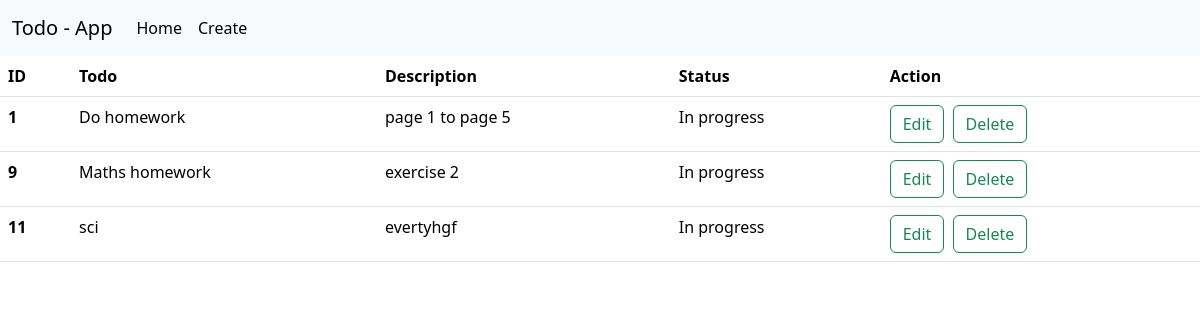
Page /home/ on the earlier database version.
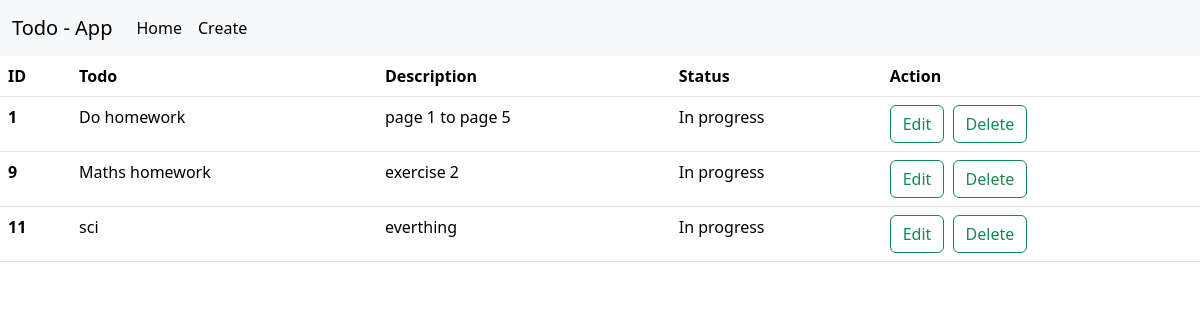
Same page on the later database version.
### base/models.py (models this page shows)
class Todo(models.Model):
    name = models.CharField(max_length=300)
    description = models.TextField()
    status = models.CharField(max_length = 300)
    checkbox = models.BooleanField(default=False)

### base/views.py (the view)
# urls.py: 2. Add a URL to urlpatterns:  path('', views.home, name='home')
def home(request):
    todo_objects = Todo.objects.all()
    data = {'todos':todo_objects}
    return render(request , 'index.html',context = data)

### templates/index.html (shortened to what this page needs)
<!DOCTYPE html>
<html lang="en">
<head>
    <link href="https://cdn.jsdelivr.net/npm/bootstrap@5.3.2/dist/css/bootstrap.min.css" rel="stylesheet">
</head>
<body>
    {% include "nav.html"%}
    <table class="table">
        <thead>
          <tr>
            <th scope="col">ID</th>
            <th scope="col">Todo</th>
            <th scope="col">Description</th>
            <th scope="col">Status</th>
            <th scope="col">Action</th>
          </tr>
        </thead>
        <tbody>
          {% for todo in todos %}
            <tr>
              <th scope="row">{{todo.id}}</th>
              <td>{{todo.name}}</td>
              <td>{{todo.description}}</td>
              <td>{{todo.status}}</td>
              <td><a class="btn btn-outline-success" aria-current="page" href="{% url 'edit' pk=todo.id %}">Edit</a>&nbsp; <a class="btn btn-outline-success" aria-current="page" href="{% url 'create' %}">Delete</a> </td>
            </tr>
          {% endfor %}
        </tbody>
      </table>
</body>
</html>

Differences in the rows shown:
changed Todo "sci": description "evertyhgf" → "everthing"
